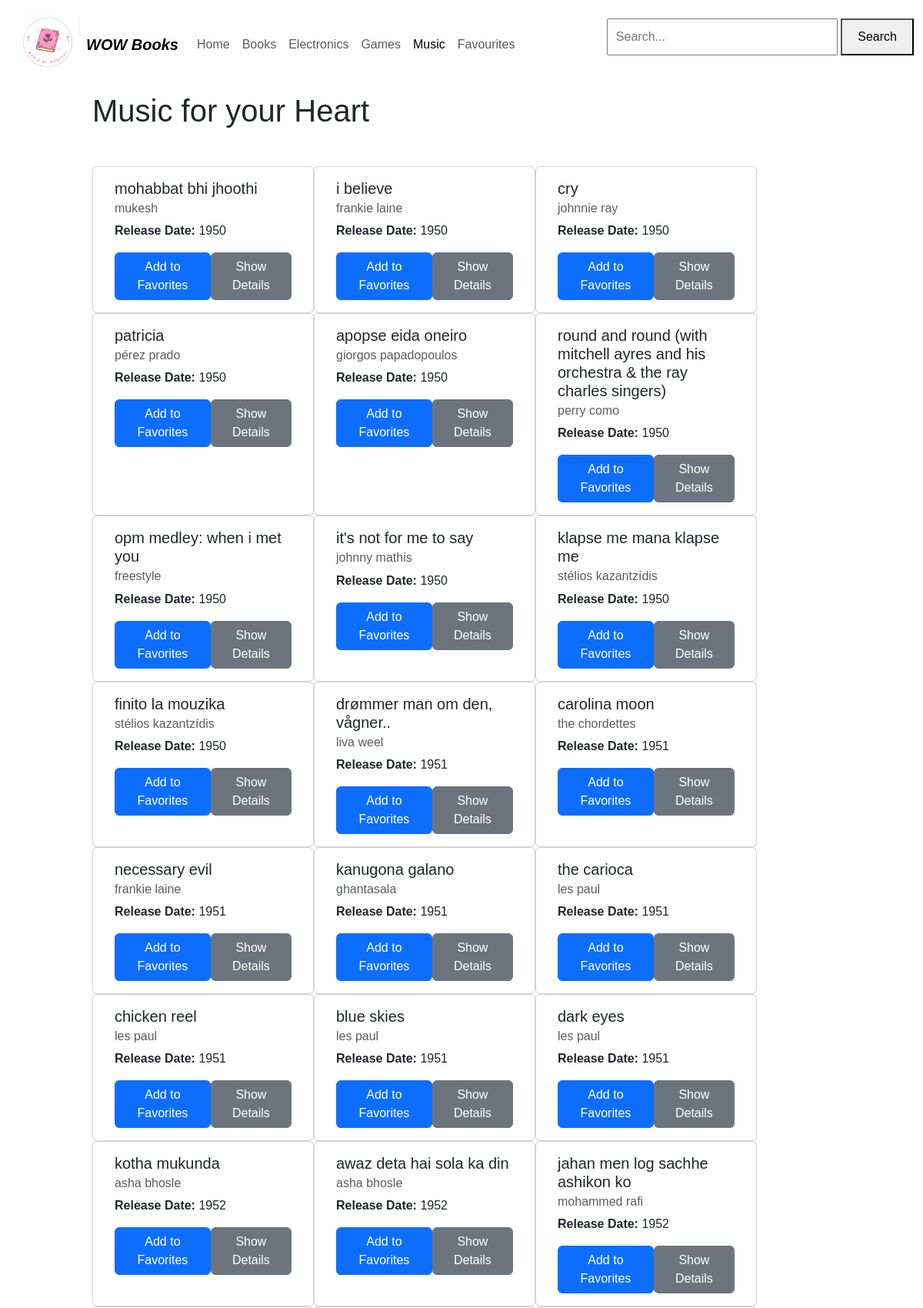
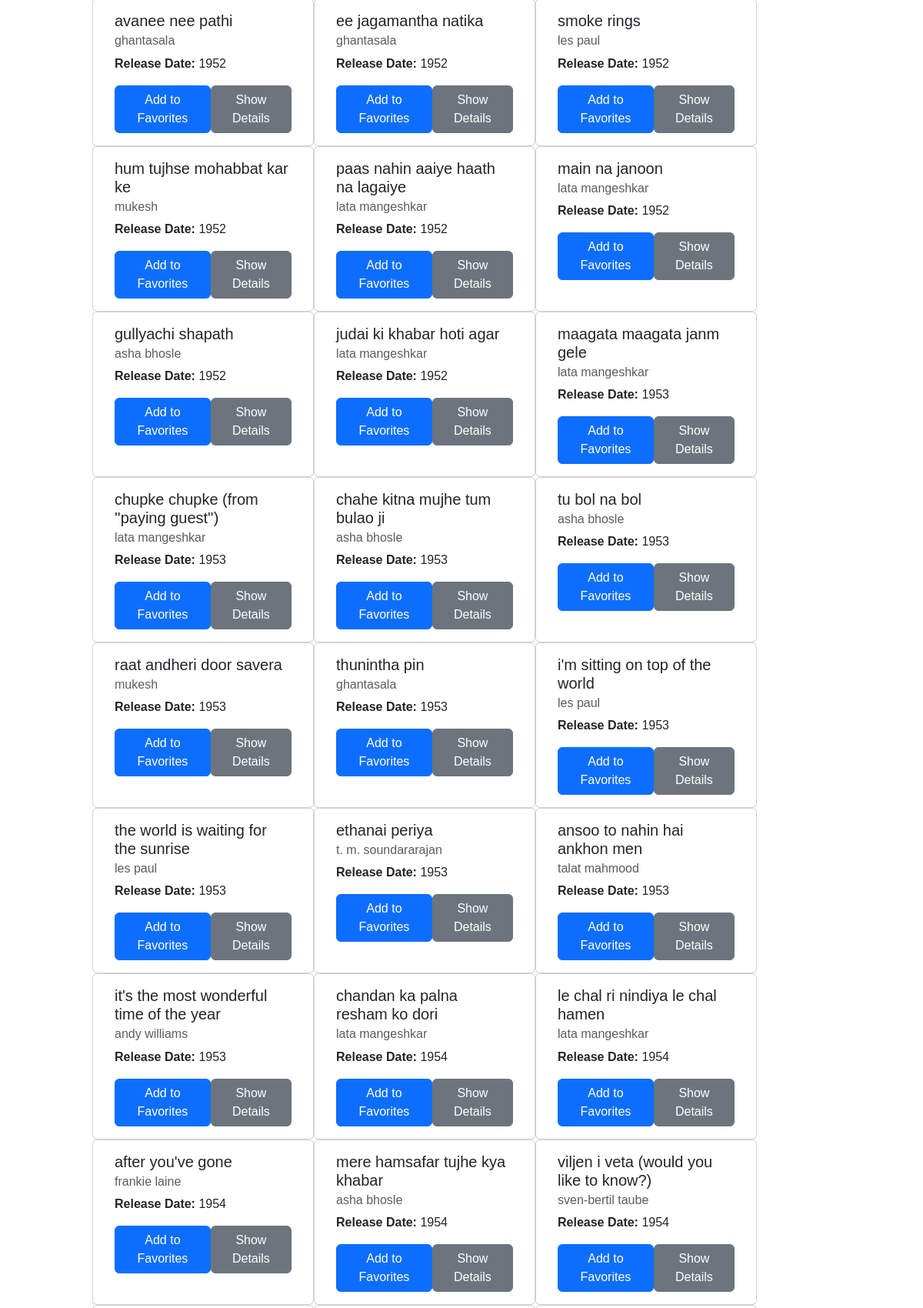
/Music.php (upper part), run on the app's committed database (2 pictures, top to bottom).
### tables this page shows
CREATE TABLE `wowmusic` (
  `musicId` int(11) NOT NULL,
  `artist_name` varchar(46) DEFAULT NULL,
  `track_name` varchar(163) DEFAULT NULL,
  `release_date` int(4) DEFAULT NULL,
  `genre` varchar(7) DEFAULT NULL,
  `lyrics` varchar(1714) DEFAULT NULL,
  `topic` varchar(10) DEFAULT NULL
);

### Music.php (the view, shortened to what this page needs)
<?php
$user = isset($_GET['username']) ? $_GET['username'] : 'defaultUser';
?>
<!DOCTYPE html>
<html lang="en">
<head>
    <link href="https://cdn.jsdelivr.net/npm/bootstrap@5.3.0/dist/css/bootstrap.min.css" rel="stylesheet">
</head>
	<link href="heroes.css" rel="stylesheet">
</head>
<body>
<nav class="navbar navbar-expand-md fixed-top">
  <div class="container-fluid">
  	<img src ="wow.png" width="100px">
    <a class="navbar-brand" href="#"><b><i>WOW Books</b></i></a>
    <div class="collapse navbar-collapse" id="navbarCollapse">
      <ul class="navbar-nav me-auto mb-2 mb-md-0">
        <li class="nav-item">
          <a class="nav-link" aria-current="page" href="R-index3.php?username=<?php echo urlencode($user); ?>">Home</a>
        </li>
		<li class="nav-item">
          <a class="nav-link" href="S-Books.php?username=<?php echo urlencode($user); ?>">Books</a>
          <li class="nav-item">
            <a class="nav-link" href="R-Electronics.php?username=<?php echo urlencode($user); ?>">Electronics</a>
        <li class="nav-item">
          <a class="nav-link" href="Games.php?username=<?php echo urlencode($user); ?>">Games</a>
        </li>
		 <li class="nav-item">
         <a class="nav-link active" href="Music.php?username=<?php echo urlencode($user); ?>">Music</a>
          <li class="nav-item">
          <a class="nav-link" href="R-Favourites.php?username=<?php echo urlencode($user); ?>">Favourites</a>
        </li>
      </ul>
      <div class="search-container">
    <form action="Search.php" method="get">
        <input type="text" name="query" id="search-bar" placeholder="Search...">
        <button type="submit">Search</button>
    </form>
</div>
    </div>
  </div>
</nav>
<h1>Music for your Heart</h1>
    <div class="container mt-5">
        <div class="row">
            <?php
            $servername = "localhost";
            $username = "root";
            $password = "";
            $dbname = "WOW";
            $conn = new mysqli($servername, $username, $password, $dbname);
            $sql = "SELECT * FROM wowmusic";
            $result = $conn->query($sql);
            if ($result->num_rows > 0) {
                while($row = $result->fetch_assoc()) {
                    echo '
                    <div class="card" style="width: 18rem;">
                    <div class="card-body">
                      <h5 class="card-title">'.$row["track_name"].'</h5>
                      <h6 class="card-subtitle mb-2 text-muted">'.$row["artist_name"].'</h6>
                      <p class="card-text"><strong>Release Date:</strong> '.$row["release_date"].'</p>
                      <div class="d-flex">
                      <a href="R-Favourites.php?username='.$user.'&musicId='.$row["musicId"].'" class="btn btn-primary mr-2"class="btn btn-primary">Add to Favorites</a>
                      <a href="MusicDetails.php?username='.$user.'&musicId='.$row["musicId"].'" class="btn btn-secondary">Show Details</a>
                      </div>
                    </div>
                  </div>';
                }
            } else {
                echo "<p>No results found.</p>";
            }
            ?>
        </div>
    </div>
</body>
</html>

### Music.php (style rules this page uses)
body { font-family: Arial, sans-serif; margin: 0; padding: 120px; }
.search-container { margin-bottom: 20px; }
#search-bar { width: 300px; padding: 10px; font-size: 16px; }
button { padding: 10px 20px; font-size: 16px; cursor: pointer; }

### data on the page
wowmusic: track_name "mohabbat bhi jhoothi", artist_name "mukesh", release_date "1950"
wowmusic: track_name "i believe", artist_name "frankie laine", release_date "1950"
wowmusic: track_name "cry", artist_name "johnnie ray", release_date "1950"
wowmusic: track_name "patricia", artist_name "pérez prado", release_date "1950"
wowmusic: track_name "apopse eida oneiro", artist_name "giorgos papadopoulos", release_date "1950"
wowmusic: track_name "round and round (with mitchell ayres and his orchestra & the ray charles singers)", artist_name "perry como", release_date "1950"
wowmusic: track_name "opm medley: when i met you", artist_name "freestyle", release_date "1950"
wowmusic: track_name "it's not for me to say", artist_name "johnny mathis", release_date "1950"
wowmusic: track_name "klapse me mana klapse me", artist_name "stélios kazantzídis", release_date "1950"
wowmusic: track_name "finito la mouzika", artist_name "stélios kazantzídis", release_date "1950"
wowmusic: track_name "drømmer man om den, vågner..", artist_name "liva weel", release_date "1951"
wowmusic: track_name "carolina moon", artist_name "the chordettes", release_date "1951"
wowmusic: track_name "necessary evil", artist_name "frankie laine", release_date "1951"
wowmusic: track_name "kanugona galano", artist_name "ghantasala", release_date "1951"
wowmusic: track_name "the carioca", artist_name "les paul", release_date "1951"
wowmusic: track_name "chicken reel", artist_name "les paul", release_date "1951"
wowmusic: track_name "blue skies", artist_name "les paul", release_date "1951"
wowmusic: track_name "dark eyes", artist_name "les paul", release_date "1951"
wowmusic: track_name "kotha mukunda", artist_name "asha bhosle", release_date "1952"
wowmusic: track_name "awaz deta hai sola ka din", artist_name "asha bhosle", release_date "1952"
wowmusic: track_name "jahan men log sachhe ashikon ko", artist_name "mohammed rafi", release_date "1952"
wowmusic: track_name "avanee nee pathi", artist_name "ghantasala", release_date "1952"
wowmusic: track_name "ee jagamantha natika", artist_name "ghantasala", release_date "1952"
wowmusic: track_name "smoke rings", artist_name "les paul", release_date "1952"
wowmusic: track_name "hum tujhse mohabbat kar ke", artist_name "mukesh", release_date "1952"
wowmusic: track_name "paas nahin aaiye haath na lagaiye", artist_name "lata mangeshkar", release_date "1952"
wowmusic: track_name "main na janoon", artist_name "lata mangeshkar", release_date "1952"
wowmusic: track_name "gullyachi shapath", artist_name "asha bhosle", release_date "1952"
wowmusic: track_name "judai ki khabar hoti agar", artist_name "lata mangeshkar", release_date "1952"
wowmusic: track_name "maagata maagata janm gele", artist_name "lata mangeshkar", release_date "1953"
wowmusic: track_name "chupke chupke (from ''paying guest'')", artist_name "lata mangeshkar", release_date "1953"
wowmusic: track_name "chahe kitna mujhe tum bulao ji", artist_name "asha bhosle", release_date "1953"
wowmusic: track_name "tu bol na bol", artist_name "asha bhosle", release_date "1953"
wowmusic: track_name "raat andheri door savera", artist_name "mukesh", release_date "1953"
wowmusic: track_name "thunintha pin", artist_name "ghantasala", release_date "1953"
wowmusic: track_name "i'm sitting on top of the world", artist_name "les paul", release_date "1953"
wowmusic: track_name "the world is waiting for the sunrise", artist_name "les paul", release_date "1953"
wowmusic: track_name "ethanai periya", artist_name "t. m. soundararajan", release_date "1953"
wowmusic: track_name "ansoo to nahin hai ankhon men", artist_name "talat mahmood", release_date "1953"
wowmusic: track_name "it's the most wonderful time of the year", artist_name "andy williams", release_date "1953"
wowmusic: track_name "chandan ka palna resham ko dori", artist_name "lata mangeshkar", release_date "1954"
wowmusic: track_name "le chal ri nindiya le chal hamen", artist_name "lata mangeshkar", release_date "1954"
wowmusic: track_name "after you've gone", artist_name "frankie laine", release_date "1954"
wowmusic: track_name "mere hamsafar tujhe kya khabar", artist_name "asha bhosle", release_date "1954"
wowmusic: track_name "viljen i veta (would you like to know?)", artist_name "sven-bertil taube", release_date "1954"
